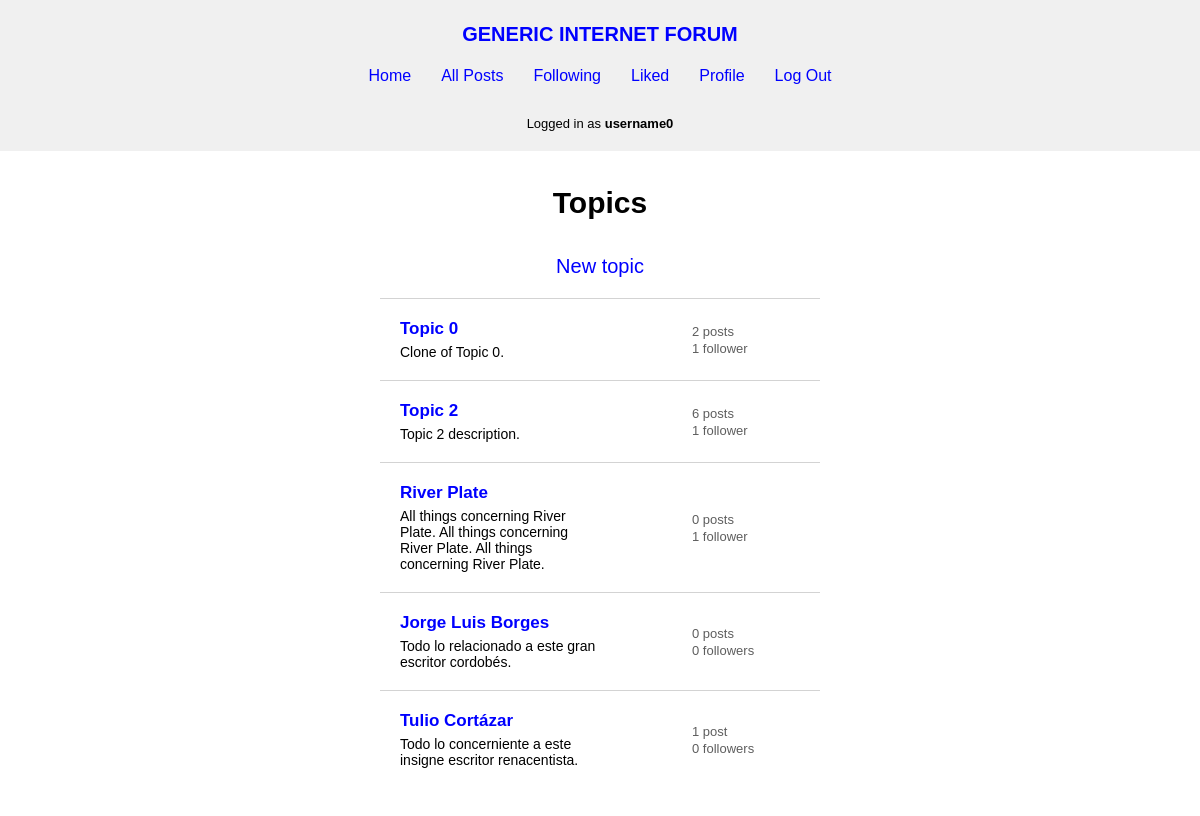
Page / (signed in) on the committed database.
### forum/models.py (models this page shows, shortened)
class User(AbstractUser):
    pass

class Topic(models.Model):
    creator = models.ForeignKey(
        User, on_delete=models.CASCADE, related_name="topics")
    name = models.TextField(max_length=120, unique=True)
    description = models.TextField(max_length=1000)
    timestamp = models.DateTimeField(auto_now_add=True)

### forum/views.py (the view)
# urls.py: path("", views.index, name="index"),
def index(request):
    all_topics = Topic.objects.all()
    topics = parse_topics(all_topics)
    return render(request, "forum/index.html", {
        "topics": topics
    })

### forum/util.py (called while the page is built)
def parse_topics(all_topics):
    topics = []
    for topic in all_topics:
        topics.append({
            "id": topic.id,
            "creator": topic.creator,
            "name": topic.name,
            "description": topic.description,
            "number_of_followers": len(topic.followers.all()),
            "number_of_posts": len(topic.posts.all())
        })
    return topics

### forum/templates/forum/index.html
{% extends "forum/layout.html" %}
{% load static %}
{% block css %}
    <link href="{% static 'forum/index.css' %}" rel="stylesheet">
    <link href="{% static 'forum/posts.css' %}" rel="stylesheet">
{% endblock %}
{% block body %}
    <div id="topics">
        <h1>Topics</h1>
        {% if user.is_authenticated%}
            <p class="new-topic"><a href="{% url 'new_topic' %}">New topic</a></p>
        {% endif %}
        {% if topics %}
            <ul>
                {% for topic in topics %}
                    <li class="topic-container">
                        <div>
                            <a class="topic-title" href="{% url 'topic' topic.name %}">{{ topic.name }}</a>
                            <p class="topic-description">{{ topic.description }}</p>
                        </div>
                        <div class="topic-stats">
                            <p>{{ topic.number_of_posts }} post{% if topic.number_of_posts != 1 %}s{% endif %}</p>
                            <p>{{ topic.number_of_followers }} follower{% if topic.number_of_followers != 1 %}s{% endif %}</p>
                        </div>
                    </li>
                {% endfor %}
            </ul>
        {% else %}
            <p><b>No topics</b> yet.</p>
        {% endif %}
    </div>
{% endblock %}

### forum/templates/forum/layout.html (shortened to what this page needs)
{% load static %}
<!DOCTYPE html>
<html lang="en">
    <head>
        <link href="{% static 'forum/layout.css' %}" rel="stylesheet">
        {% block css %}
        {% endblock %}
    </head>
    <body>
        <nav id="navbar">
            <div>
                <a id="site-title" href="{% url 'index' %}">GENERIC INTERNET FORUM</a>
                <ul>
                    <li>
                        <a href="{% url 'index' %}">Home</a>
                    </li>
                    <li>
                        <a href="{% url 'all_posts' %}">All Posts</a>
                    </li>
                    {% if user.is_authenticated %}
                        <li>
                            <a href="{% url 'following_topics' %}">Following</a>
                        </li>
                        <li>
                            <a href="{% url 'liked_posts' %}">Liked</a>
                        </li>
                        <li>
                            <a href="{% url 'profile' user.username %}">Profile</a>
                        </li>
                        <li>
                            <a href="{% url 'logout' %}">Log Out</a>
                        </li>
                    {% endif %}
                </ul>
            </div>
            {% if user.is_authenticated %}
                <p id="logged-in-as">Logged in as <strong>{{ user.username }}</strong></p>
            {% endif %}
        </nav>
        <div class="body">
            {% block body %}
            {% endblock %}
        </div>
    </body>
</html>

### forum/static/forum/layout.css (style rules this page uses)
body { margin: 0; font-family: sans-serif !important; }
h1, h2, h3 { text-align: center; font-weight: bold !important; }
h1 { font-size: 30px !important; margin: 20px 0 !important; }
.body { padding: 15px; max-width: 600px; margin: 0 auto; }
ul { list-style: none; padding: 0; }
#navbar { background-color: #f0f0f0; padding: 10px 35px; }
#navbar > div { text-align: center; padding-top: 13px; }
#site-title { font-weight: bold; font-size: 20px; }
#navbar a { text-decoration: none; }
#navbar ul { display: flex; flex-wrap: wrap; justify-content: center; }
#navbar ul > li { padding: 5px 15px; }
#logged-in-as { font-size: 13px; padding: 10px; text-align: center; margin: 0; }
a { text-decoration: none; color: blue; }

### forum/static/forum/index.css (style rules this page uses)
#topics { text-align: center; }
.topic-container { margin: 0 auto; max-width: 400px; border-top: 1px solid lightgray; padding: 20px; display: flex; align-items: center; text-align: start; }
.topic-container div { min-width: 200px; }
.topic-title { font-weight: bold; font-size: 17px; }
.topic-description { margin: 0; padding-top: 5px; font-size: 14px; color: black; }
.topic-stats p { padding-left: 90px; margin: 2px; font-size: 13px; color: #5e5e5e; }
.new-topic { font-size: 20px; padding-top: 15px; }

### rows in the picture
User: username "username0", name "Jorge Luis Borges", description "Todo lo relacionado a este gran escritor cordobés.", number_of_posts "0", number_of_followers "0", name "Tulio Cortázar", description "Todo lo concerniente a este insigne escritor renacentista.", number_of_posts "1"
User: name "Topic 0", description "Clone of Topic 0.", number_of_posts "2", number_of_followers "1", name "River Plate", description "All things concerning River Plate. All things concerning River Plate. All things concerning River Plate.", number_of_posts "0"
User: name "Topic 2", description "Topic 2 description.", number_of_posts "6", number_of_followers "1"
